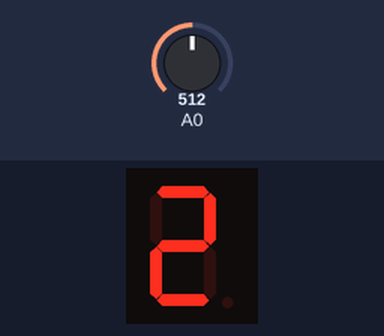
Bench run of a sketch on a simulated Arduino Uno, built with avr-gcc and run on an emulated ATmega328P. On the bench: 1-digit seven-segment display. Wiring (inferred from the names in the program): 1-digit 7-segment display, segments lit when LOW: segments pin 2, pin 3, pin 4, pin 5, pin 6, pin 7, pin 8. Inputs (shaded band) come from the test bench; at power-on: A0 = 512. The segment pins are drawn as the display they are named for.

Above: at 1.2 s.
1.3 s: A0 set to 716
At 2.5 s:
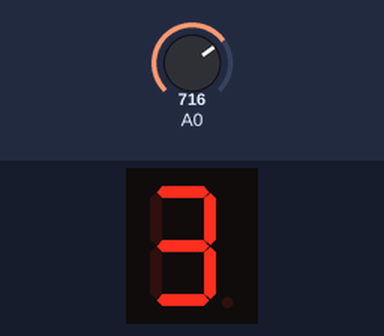
2.8 s: A0 set to 900
At 3.7 s:
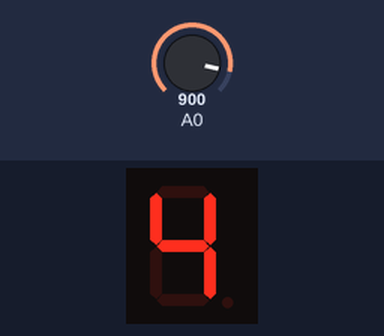
4.3 s: A0 set to 1023
At 4.8 s:
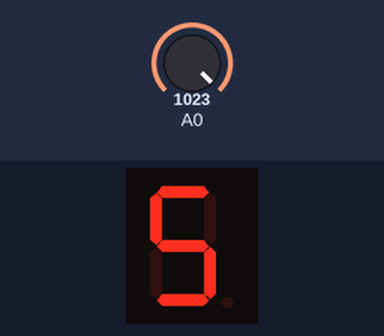
Timing chart, 0 to 7.3 s (numbered marks = the images above; inputs shaded):
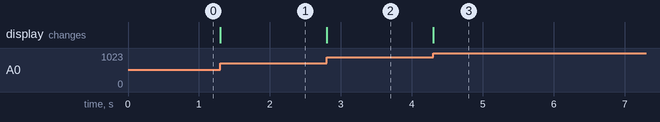

Measured:
- after the input at 1.3 s, the display: changes at once (image 1)
- after the input at 2.8 s, the display: changes at once (image 2)
- after the input at 4.3 s, the display: changes at once (image 3)

The sketch:

digitalMultimeter_SSD.ino
```cpp
#define segA 2//connecting segment A to PIN2

#define segB 3// connecting segment B to PIN3

#define segC 4// connecting segment C to PIN4

#define segD 5// connecting segment D to PIN5

#define segE 6// connecting segment E to PIN6

#define segF 7// connecting segment F to PIN7

#define segG 8// connecting segment G to PIN8


void setup()
{
  for (int i=2;i<9;i++)
  {
    pinMode(i, OUTPUT);// taking all pins from 2-8 as output
  }
}


void loop()
{
  float reading = analogRead(A0);
  float voltage = reading*5/1023;
  int COUNT = voltage;

  switch (COUNT)
  {

  case 0://when count value is zero show”0” on disp
  digitalWrite(2, LOW);
  digitalWrite(3, LOW);
  digitalWrite(4, LOW);
  digitalWrite(5, LOW);
  digitalWrite(6, LOW);
  digitalWrite(7, LOW);
  digitalWrite(segG, HIGH);
  break;


  case 1:// when count value is 1 show”1” on disp

  digitalWrite(2, HIGH);
  digitalWrite(3, LOW);
  digitalWrite(4, LOW);
  digitalWrite(5, HIGH);
  digitalWrite(6, HIGH);
  digitalWrite(7, HIGH);
  digitalWrite(8, HIGH);

  break;


  case 2:// when count value is 2 show”2” on disp

  digitalWrite(2, LOW);
  digitalWrite(3, LOW);
  digitalWrite(segC, HIGH);
  digitalWrite(segD, LOW);
  digitalWrite(segE, LOW);
  digitalWrite(segF, HIGH);
  digitalWrite(segG, LOW);

   break;


  case 3:// when count value is 3 show”3” on disp

  digitalWrite(2, LOW);
  digitalWrite(3, LOW);
  digitalWrite(4, LOW);
  digitalWrite(5, LOW);
  digitalWrite(segE, HIGH);
  digitalWrite(segF, HIGH);
  digitalWrite(segG, LOW);
  break;


  case 4:// when count value is 4 show”4” on disp
  digitalWrite(segA, HIGH);
  digitalWrite(segB, LOW);
  digitalWrite(segC, LOW);
  digitalWrite(segD, HIGH);
  digitalWrite(segE, HIGH);
  digitalWrite(segF, LOW);
  digitalWrite(segG, LOW);
  break;


  case 5:// when count value is 5 show”5” on disp
  digitalWrite(segA, LOW);
  digitalWrite(segB, HIGH);
  digitalWrite(segC, LOW);
  digitalWrite(segD, LOW);
  digitalWrite(segE, HIGH);
  digitalWrite(segF, LOW);
  digitalWrite(segG, LOW);
  break;


  case 6:// when count value is 6 show”6” on disp
  digitalWrite(segA, LOW);
  digitalWrite(segB, HIGH);
  digitalWrite(segC, LOW);
  digitalWrite(segD, LOW);
  digitalWrite(segE, LOW);
  digitalWrite(segF, LOW);
  digitalWrite(segG, LOW);
  break;


  case 7:// when count value is 7 show”7” on disp
  digitalWrite(2, LOW);
  digitalWrite(3, LOW);
  digitalWrite(4, LOW);
  digitalWrite(5, HIGH);
  digitalWrite(6, HIGH);
  digitalWrite(7, HIGH);
  digitalWrite(8, HIGH);

  break;


  case 8:// when count value is 8 show”8” on disp
  digitalWrite(2, LOW);
  digitalWrite(3, LOW);
  digitalWrite(4, LOW);
  digitalWrite(5, LOW);
  digitalWrite(6, LOW);
  digitalWrite(7, LOW);
  digitalWrite(8, LOW);

  break;


  case 9:// when count value is 9 show”9” on disp
  digitalWrite(2, LOW);
  digitalWrite(3, LOW);
  digitalWrite(4, LOW);
  digitalWrite(5, LOW);
  digitalWrite(6, HIGH);
  digitalWrite(7, LOW);
  digitalWrite(8, LOW);

  break;


  break;
}

}
```
